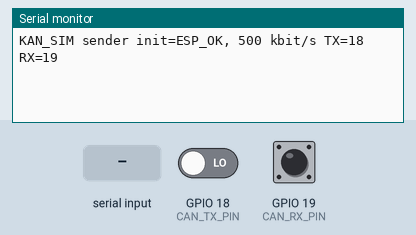
A program run on a simulated ESP32. Shown: the last lines printed to the serial monitor. Inputs (shaded band) come from the test bench; at power-on: GPIO 18 (CAN_TX_PIN) LOW, GPIO 19 (CAN_RX_PIN) HIGH. No CAN messages arrive unless stated.

Above: at 1.2 s.
1.3 s: "STATUS\n" received over Serial
At 2.5 s:
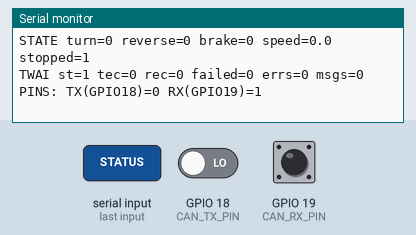
2.8 s: "PAUSE\n" received over Serial
At 3.7 s:
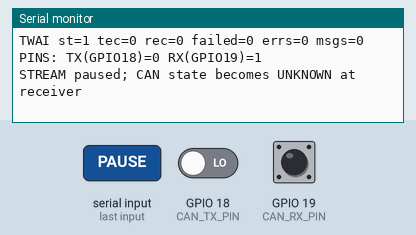
4.3 s: "FRAME \n" received over Serial
At 4.8 s:
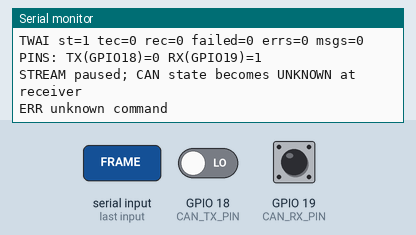
5.8 s: "FRAME 90\n" received over Serial
At 7.0 s:
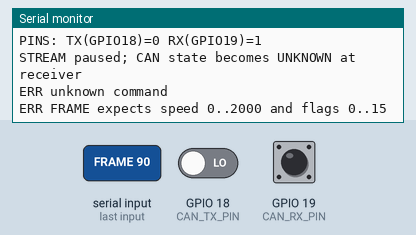
7.3 s: "SPEED ,45\n" received over Serial
At 8.3 s:
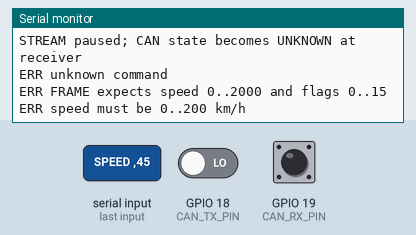

The program:

main.cpp
```cpp
#include <Arduino.h>
#include <driver/twai.h>
#include "protocol.h"

static VehicleState state;
static bool ready = false;
static uint32_t lastSend = 0, lastReceive = 0;
static uint8_t counter = 0;
static String input;
static bool overflow = false, fresh = false;
static bool transmitting = true, streaming = false;
static uint32_t lastStream = 0;
// Dedicated CAN simulator board: avoid boot strapping pins for the transceiver.
static constexpr gpio_num_t CAN_TX_PIN = GPIO_NUM_18;
static constexpr gpio_num_t CAN_RX_PIN = GPIO_NUM_19;

void printState(const VehicleState &s) {
    Serial.printf("STATE turn=%u reverse=%u brake=%u speed=%.1f stopped=%u\n",
                  s.turn, s.reverse, s.brake, s.speed / 10.0, s.speed == 0);
}

void command(String line) {
    line.trim(); line.toUpperCase();
    if (line == "STATUS") {
        printState(state);
        twai_status_info_t st = {};
        if (twai_get_status_info(&st) == ESP_OK) {
            Serial.printf("TWAI st=%d tec=%lu rec=%lu failed=%lu errs=%lu msgs=%lu\n",
                          (int)st.state, (unsigned long)st.tx_error_counter,
                          (unsigned long)st.rx_error_counter, (unsigned long)st.tx_failed_count,
                          (unsigned long)st.bus_error_count, (unsigned long)st.msgs_to_tx);
        }
        Serial.printf("PINS: TX(GPIO18)=%d RX(GPIO19)=%d\n", digitalRead(18), digitalRead(19));
        return;
    }
    if (line == "PAUSE") {
        transmitting = false; streaming = false;
        twai_clear_transmit_queue();
        Serial.println("STREAM paused; CAN state becomes UNKNOWN at receiver");
        return;
    }
    if (line.startsWith("FRAME ")) {
        unsigned speed, flags;
        char extra;
        if (sscanf(line.c_str(), "FRAME %u %u %c", &speed, &flags, &extra) != 2 ||
            speed > 2000 || flags > 15) {
            Serial.println("ERR FRAME expects speed 0..2000 and flags 0..15"); return;
        }
        state.speed = speed; state.turn = flags & 3;
        state.reverse = flags & 4; state.brake = flags & 8;
        lastStream = millis(); transmitting = true; streaming = true;
        return;
    }
    if (line == "RESET") state = VehicleState{};
    else if (line == "LEFT") state.turn = 1;
    else if (line == "RIGHT") state.turn = 2;
    else if (line == "HAZARD") state.turn = 3;
    else if (line == "OFF") state.turn = 0;
    else if (line == "STOP") state.speed = 0;
    else if (line == "REVERSE ON") state.reverse = true;
    else if (line == "REVERSE OFF") state.reverse = false;
    else if (line == "BRAKE ON") state.brake = true;
    else if (line == "BRAKE OFF") state.brake = false;
    else if (line.startsWith("SPEED ")) {
        const char *start = line.c_str() + 6;
        char *end;
        double value = strtod(start, &end);
        if (end == start || *end || !isfinite(value) || value < 0 || value > 200) {
            Serial.println("ERR speed must be 0..200 km/h"); return;
        }
        state.speed = uint16_t(lround(value * 10));
    } else { Serial.println("ERR unknown command"); return; }
    transmitting = true; streaming = false;
    printState(state);
}

void setup() {
    Serial.begin(115200);
    pinMode(CAN_RX_PIN, INPUT_PULLUP);
    input.reserve(80);
    twai_general_config_t general = TWAI_GENERAL_CONFIG_DEFAULT(CAN_TX_PIN, CAN_RX_PIN, TWAI_MODE_NORMAL);
    general.alerts_enabled = TWAI_ALERT_BUS_OFF | TWAI_ALERT_BUS_RECOVERED |
                            TWAI_ALERT_TX_FAILED | TWAI_ALERT_TX_SUCCESS;
    twai_timing_config_t timing = TWAI_TIMING_CONFIG_500KBITS();
    twai_filter_config_t filter = TWAI_FILTER_CONFIG_ACCEPT_ALL();
    esp_err_t err = twai_driver_install(&general, &timing, &filter);
    if (err == ESP_OK) err = twai_start();
    ready = err == ESP_OK;
    Serial.printf("KAN_SIM %s init=%s, 500 kbit/s TX=%d RX=%d\n",
#ifdef KAN_RECEIVER
                  "receiver",
#else
                  "sender",
#endif
                  esp_err_to_name(err), int(CAN_TX_PIN), int(CAN_RX_PIN));
#ifdef KAN_RECEIVER
    Serial.println("UNKNOWN: waiting for first valid vehicle frame");
#endif
}

void loop() {
    if (!ready) { delay(100); return; }
    uint32_t alerts = 0;
    twai_read_alerts(&alerts, 0);
    if (alerts & TWAI_ALERT_BUS_OFF) {
        Serial.println("ERR BUS_OFF: check wiring, bitrate and ACK peer; recovering");
        twai_initiate_recovery();
    }
    if (alerts & TWAI_ALERT_BUS_RECOVERED) {
        Serial.printf("BUS restart=%s\n", esp_err_to_name(twai_start()));
    }
    if (alerts & TWAI_ALERT_TX_FAILED) Serial.println("ERR TX_FAILED");
#ifndef KAN_RECEIVER
    // Bounded input and work per loop keep frame scheduling responsive.
    for (int n = 0; n < 80 && Serial.available(); ++n) {
        char c = Serial.read();
        if (c == '\n') {
            if (overflow) Serial.println("ERR command too long"); else command(input);
            input = ""; overflow = false;
        } else if (c != '\r') {
            if (input.length() < 79) input += c; else overflow = true;
        }
    }
    if (alerts & TWAI_ALERT_TX_SUCCESS) Serial.println("TX_ACK");
    if (streaming && millis() - lastStream > 1000) {
        transmitting = false; streaming = false;
        twai_clear_transmit_queue();
        Serial.println("STREAM timeout; CAN paused (UNKNOWN)");
    }
    if (transmitting && millis() - lastSend >= PERIOD_MS) {
        lastSend = millis();
        twai_message_t frame = {};
        frame.identifier = SIGNAL_ID; frame.data_length_code = 8;
        frame.ss = 1; // Single shot avoids indefinite retries when no ACK peer exists.
        encode(state, counter++, frame.data);
        esp_err_t err = twai_transmit(&frame, 0);
        if (err != ESP_OK) Serial.printf("ERR enqueue=%s\n", esp_err_to_name(err));
    }
#endif
    twai_message_t frame;
    for (int n = 0; n < 16 && twai_receive(&frame, 0) == ESP_OK; ++n) {
#ifdef KAN_RECEIVER
        if (!frame.extd && !frame.rtr && frame.identifier == SIGNAL_ID &&
            frame.data_length_code == 8 && decode(frame.data, state)) {
            lastReceive = millis(); fresh = true;
            Serial.printf("RX counter=%u ", frame.data[4]); printState(state);
        }
#endif
    }
#ifdef KAN_RECEIVER
    if (fresh && millis() - lastReceive > STALE_MS) {
        fresh = false;
        Serial.println("STALE: vehicle state UNKNOWN (not stopped); no valid frame for 500ms");
    }
#endif
    delay(1);
}
```

protocol.h
```cpp
#pragma once
#include <stdint.h>

// Private bench protocol. NOT Hyundai CAN identifiers or encoding.
constexpr uint32_t SIGNAL_ID = 0x321;
constexpr uint32_t PERIOD_MS = 100;
constexpr uint32_t STALE_MS = 500;
constexpr uint8_t VERSION = 1;

struct VehicleState {
    uint8_t turn = 0; // 0=off, 1=left, 2=right, 3=hazard
    bool reverse = false;
    bool brake = false;
    uint16_t speed = 0; // 0.1 km/h, unsigned magnitude
};

inline void encode(const VehicleState &s, uint8_t counter, uint8_t *d) {
    d[0] = VERSION;
    d[1] = s.turn | (s.reverse ? 4 : 0) | (s.brake ? 8 : 0);
    d[2] = s.speed & 0xff;
    d[3] = s.speed >> 8;
    d[4] = counter;
    d[5] = d[6] = d[7] = 0;
}

inline bool decode(const uint8_t *d, VehicleState &s) {
    if (d[0] != VERSION || (d[1] & 0xf0) || d[5] || d[6] || d[7]) return false;
    uint16_t speed = d[2] | (uint16_t(d[3]) << 8);
    if (speed > 2000) return false;
    s.turn = d[1] & 3;
    s.reverse = d[1] & 4;
    s.brake = d[1] & 8;
    s.speed = speed;
    return true;
}
```

Measured:
- after the input at 1.3 s, the serial monitor: prints a new line at once (image 1)
- after the input at 2.8 s, the serial monitor: prints a new line at once (image 2)
- after the input at 4.3 s, the serial monitor: prints a new line at once (image 3)
- after the input at 5.8 s, the serial monitor: prints a new line at once (image 4)
- after the input at 7.3 s, the serial monitor: prints a new line at once (image 5)
